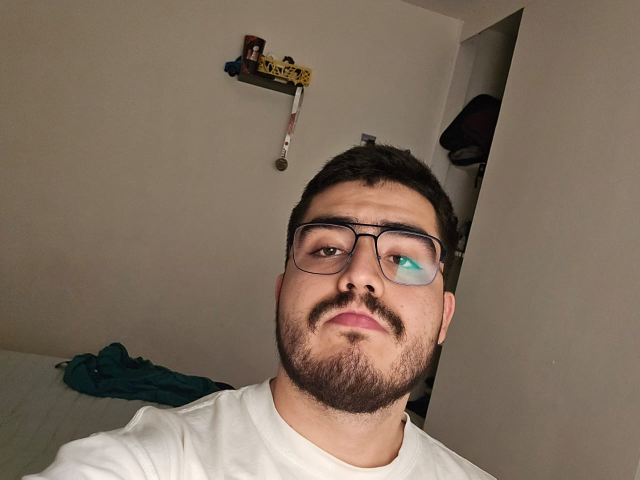
#> input picture P#10/BACKGROUNDOFF.jpg, 1280 x 959 px (shown at 1/2 size)
$ python 'P#10.py'
#> lines starting #> are read from the running program, lines starting #| are printed output that depends on the picture; after the words box and inside, x2 and y2 are one past the last pixel; in counts of white or black regions, pixels touching at a corner belong together
import cv2
import numpy as np
from matplotlib import pyplot as plt

# Cargar la imagen
img = cv2.imread('BACKGROUNDOFF.jpg')
#> img is the input picture: shape (959, 1280, 3); mean B, G, R 94.6, 110, 126.9

# Eliminar fondo con grabCut
mask = np.zeros(img.shape[:2], np.uint8)
bgdModel = np.zeros((1, 65), np.float64)
fgdModel = np.zeros((1, 65), np.float64)

# Rectángulo que contiene el primer plano (ajusta si es necesario)
rect = (480, 300, 500, 850)
cv2.grabCut(img, mask, rect, bgdModel, fgdModel, 5, cv2.GC_INIT_WITH_RECT)

# Crear máscara para aplicar sobre la imagen
mask2 = np.where((mask == 2) | (mask == 0), 0, 1).astype('uint8')
img_nobg = img * mask2[:, :, np.newaxis]
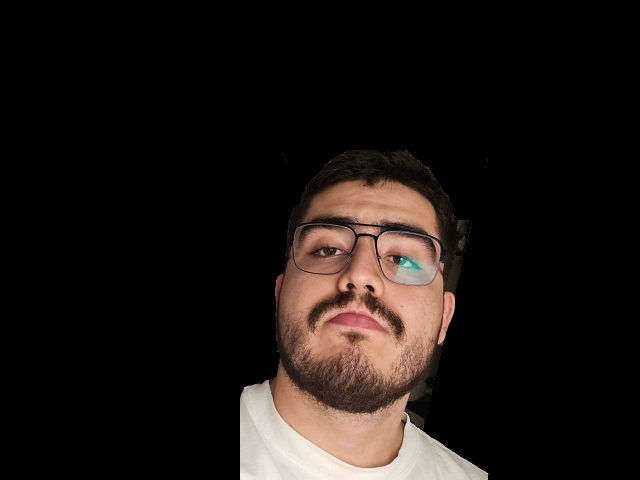
#> img_nobg: shape (959, 1280, 3) (shown at 1/2 size); mean B, G, R 19, 21.9, 28

# Convertir a escala de grises para detección de esquinas
gray = cv2.cvtColor(img_nobg, cv2.COLOR_BGR2GRAY)
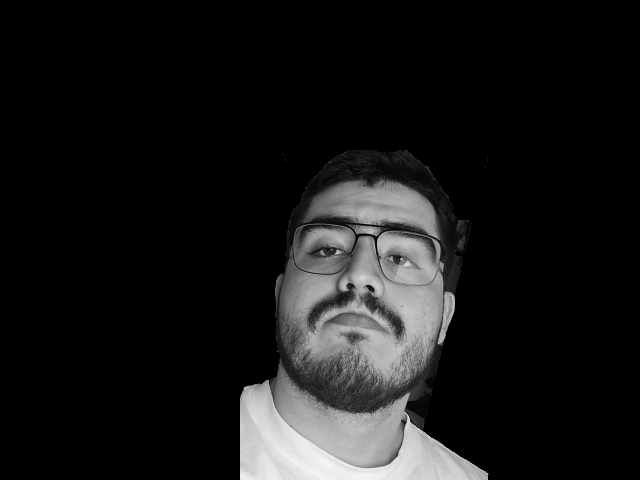
#> gray: shape (959, 1280) (shown at 1/2 size); min 0, max 248, mean 23.4
gray = np.float32(gray)

# Detectar esquinas
corners = cv2.goodFeaturesToTrack(gray, 100, 0.01, 10)
#> corners = 100 rows, first 8: [802, 516], [876, 687], [487, 779], [975, 946], [536, 761], [663, 500], [835, 855], [674, 499]
corners = np.intp(corners)

# Dibujar las esquinas detectadas
for corner in corners:
    x, y = corner.ravel()
    cv2.circle(img_nobg, (x, y), 5, (0, 255, 0), -1)
#> this loop made 100 passes
#> (x, y) on passes 1 to 12: (802, 516), (876, 687), (487, 779), (975, 946), (536, 761), (663, 500), (835, 855), (674, 499), (759, 519), (886, 527), (820, 842), (928, 917)
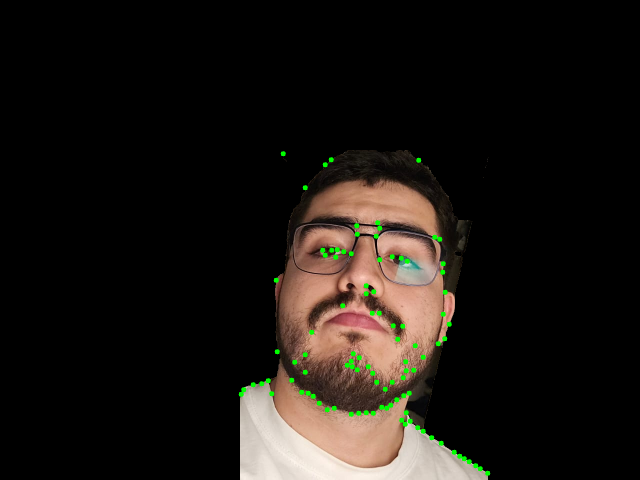
#> img_nobg: shape (959, 1280, 3) (shown at 1/2 size); 0.66% of pixels changed, all inside (x1, y1, x2, y2) = (477, 302, 981, 952)

# Mostrar imagen con esquinas detectadas
cv2.imshow('Esquinas detectadas', img_nobg)
cv2.waitKey(0)
cv2.destroyAllWindows()
